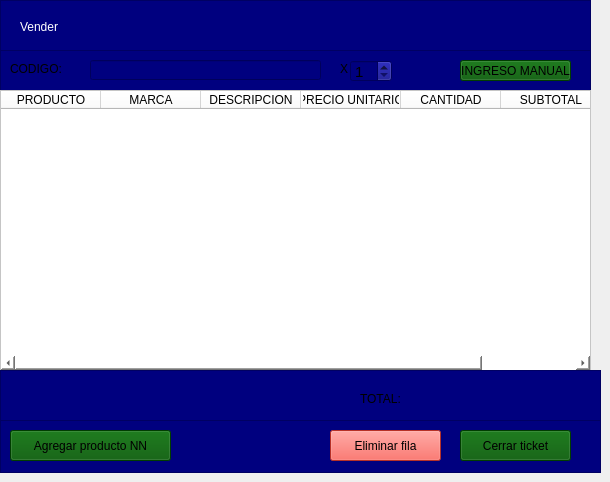
               <widget class="QWidget" name="page">
                <widget class="QFrame" name="frame_16">
                 <property name="geometry">
                  <rect>
                   <x>0</x>
                   <y>0</y>
                   <width>591</width>
                   <height>53</height>
                  </rect>
                 </property>
                 <property name="styleSheet">
                  <string notr="true">background-color: rgb(0, 0, 127);</string>
                 </property>
                 <property name="frameShape">
                  <enum>QFrame::StyledPanel</enum>
                 </property>
                 <property name="frameShadow">
                  <enum>QFrame::Plain</enum>
                 </property>
                 <widget class="QLabel" name="label_26">
                  <property name="geometry">
                   <rect>
                    <x>20</x>
                    <y>10</y>
                    <width>241</width>
                    <height>33</height>
                   </rect>
                  </property>
                  <property name="styleSheet">
                   <string notr="true">font: 20pt &quot;MS Shell Dlg 2&quot;;
background-color: rgb(0, 0, 127);
color: rgb(255, 255, 255);</string>
                  </property>
                  <property name="text">
                   <string>Vender</string>
                  </property>
                 </widget>
                </widget>
                <widget class="QFrame" name="frame_17">
                 <property name="geometry">
                  <rect>
                   <x>0</x>
                   <y>50</y>
                   <width>591</width>
                   <height>41</height>
                  </rect>
                 </property>
                 <property name="styleSheet">
                  <string notr="true">background-color: rgb(0, 0, 127);</string>
                 </property>
                 <property name="frameShape">
                  <enum>QFrame::StyledPanel</enum>
                 </property>
                 <property name="frameShadow">
                  <enum>QFrame::Plain</enum>
                 </property>
                 <widget class="QLabel" name="label_22">
                  <property name="geometry">
                   <rect>
                    <x>10</x>
                    <y>10</y>
                    <width>140</width>
                    <height>17</height>
                   </rect>
                  </property>
                  <property name="styleSheet">
                   <string notr="true">font: 87 10pt &quot;Segoe UI Black&quot;;
</string>
                  </property>
                  <property name="text">
                   <string>CODIGO:</string>
                  </property>
                 </widget>
                 <widget class="QLineEdit" name="leVender">
                  <property name="geometry">
                   <rect>
                    <x>90</x>
                    <y>10</y>
                    <width>231</width>
                    <height>20</height>
                   </rect>
                  </property>
                  <property name="font">
                   <font>
                    <pointsize>10</pointsize>
                   </font>
                  </property>
                  <property name="focusPolicy">
                   <enum>Qt::StrongFocus</enum>
                  </property>
                 </widget>
                 <widget class="QLabel" name="label_37">
                  <property name="geometry">
                   <rect>
                    <x>340</x>
                    <y>10</y>
                    <width>21</width>
                    <height>17</height>
                   </rect>
                  </property>
                  <property name="styleSheet">
                   <string notr="true">font: 87 10pt &quot;Segoe UI Black&quot;;
</string>
                  </property>
                  <property name="text">
                   <string>X</string>
                  </property>
                 </widget>
                 <widget class="QSpinBox" name="sbPor">
                  <property name="geometry">
                   <rect>
                    <x>350</x>
                    <y>10</y>
                    <width>42</width>
                    <height>22</height>
                   </rect>
                  </property>
                  <property name="font">
                   <font>
                    <pointsize>11</pointsize>
                   </font>
                  </property>
                  <property name="minimum">
                   <number>1</number>
                  </property>
                  <property name="maximum">
                   <number>1000</number>
                  </property>
                 </widget>
                 <widget class="QPushButton" name="btnIngresoManual">
                  <property name="geometry">
                   <rect>
                    <x>460</x>
                    <y>10</y>
                    <width>111</width>
                    <height>21</height>
                   </rect>
                  </property>
                  <property name="styleSheet">
                   <string notr="true">background-color: rgb(0, 85, 0);</string>
                  </property>
                  <property name="text">
                   <string>INGRESO MANUAL</string>
                  </property>
                 </widget>
                </widget>
                <widget class="QFrame" name="frame_18">
                 <property name="geometry">
                  <rect>
                   <x>0</x>
                   <y>420</y>
                   <width>601</width>
                   <height>53</height>
                  </rect>
                 </property>
                 <property name="styleSheet">
                  <string notr="true">font: 87 10pt &quot;Segoe UI Black&quot;;
background-color: rgb(0, 0, 127);</string>
                 </property>
                 <property name="frameShape">
                  <enum>QFrame::StyledPanel</enum>
                 </property>
                 <property name="frameShadow">
                  <enum>QFrame::Plain</enum>
                 </property>
                 <widget class="QPushButton" name="btnImprimirTicket">
                  <property name="geometry">
                   <rect>
                    <x>460</x>
                    <y>10</y>
                    <width>111</width>
                    <height>31</height>
                   </rect>
                  </property>
                  <property name="styleSheet">
                   <string notr="true">background-color: rgb(0, 85, 0);</string>
                  </property>
                  <property name="text">
                   <string>Cerrar ticket</string>
                  </property>
                 </widget>
                 <widget class="QPushButton" name="btnEliminarVender">
                  <property name="geometry">
                   <rect>
                    <x>330</x>
                    <y>10</y>
                    <width>111</width>
                    <height>31</height>
                   </rect>
                  </property>
                  <property name="styleSheet">
                   <string notr="true">background-color: rgb(255, 68, 55);</string>
                  </property>
                  <property name="text">
                   <string>Eliminar fila</string>
                  </property>
                 </widget>
                 <widget class="QPushButton" name="btnProdNN">
                  <property name="geometry">
                   <rect>
                    <x>10</x>
                    <y>10</y>
                    <width>161</width>
                    <height>31</height>
                   </rect>
                  </property>
                  <property name="styleSheet">
                   <string notr="true">background-color: rgb(0, 85, 0);</string>
                  </property>
                  <property name="text">
                   <string>Agregar producto NN</string>
                  </property>
                 </widget>
                </widget>
                <widget class="QTableWidget" name="tablaVender">
                 <property name="geometry">
                  <rect>
                   <x>0</x>
                   <y>90</y>
                   <width>591</width>
                   <height>281</height>
                  </rect>
                 </property>
                 <property name="styleSheet">
                  <string notr="true">color: rgb(0, 0, 0);
background-color: rgb(255, 255, 255);</string>
                 </property>
                 <column>
                  <property name="text">
                   <string>PRODUCTO</string>
                  </property>
                 </column>
                 <column>
                  <property name="text">
                   <string>MARCA</string>
                  </property>
                 </column>
                 <column>
                  <property name="text">
                   <string>DESCRIPCION</string>
                  </property>
                 </column>
                 <column>
                  <property name="text">
                   <string>PRECIO UNITARIO</string>
                  </property>
                 </column>
                 <column>
                  <property name="text">
                   <string>CANTIDAD</string>
                  </property>
                 </column>
                 <column>
                  <property name="text">
                   <string>SUBTOTAL</string>
                  </property>
                 </column>
                </widget>
                <widget class="QFrame" name="frame_21">
                 <property name="geometry">
                  <rect>
                   <x>0</x>
                   <y>370</y>
                   <width>601</width>
                   <height>51</height>
                  </rect>
                 </property>
                 <property name="styleSheet">
                  <string notr="true">font: 87 10pt &quot;Segoe UI Black&quot;;
background-color: rgb(0, 0, 127);</string>
                 </property>
                 <property name="frameShape">
                  <enum>QFrame::StyledPanel</enum>
                 </property>
                 <property name="frameShadow">
                  <enum>QFrame::Plain</enum>
                 </property>
                 <widget class="QLabel" name="label_38">
                  <property name="geometry">
                   <rect>
                    <x>360</x>
                    <y>20</y>
                    <width>51</width>
                    <height>17</height>
                   </rect>
                  </property>
                  <property name="styleSheet">
                   <string notr="true">font: 87 10pt &quot;Segoe UI Black&quot;;
</string>
                  </property>
                  <property name="text">
                   <string>TOTAL:</string>
                  </property>
                 </widget>
                 <widget class="QLabel" name="lblTotal">
                  <property name="geometry">
                   <rect>
                    <x>420</x>
                    <y>20</y>
                    <width>151</width>
                    <height>16</height>
                   </rect>
                  </property>
                  <property name="text">
                   <string/>
                  </property>
                 </widget>
                </widget>
               </widget>
